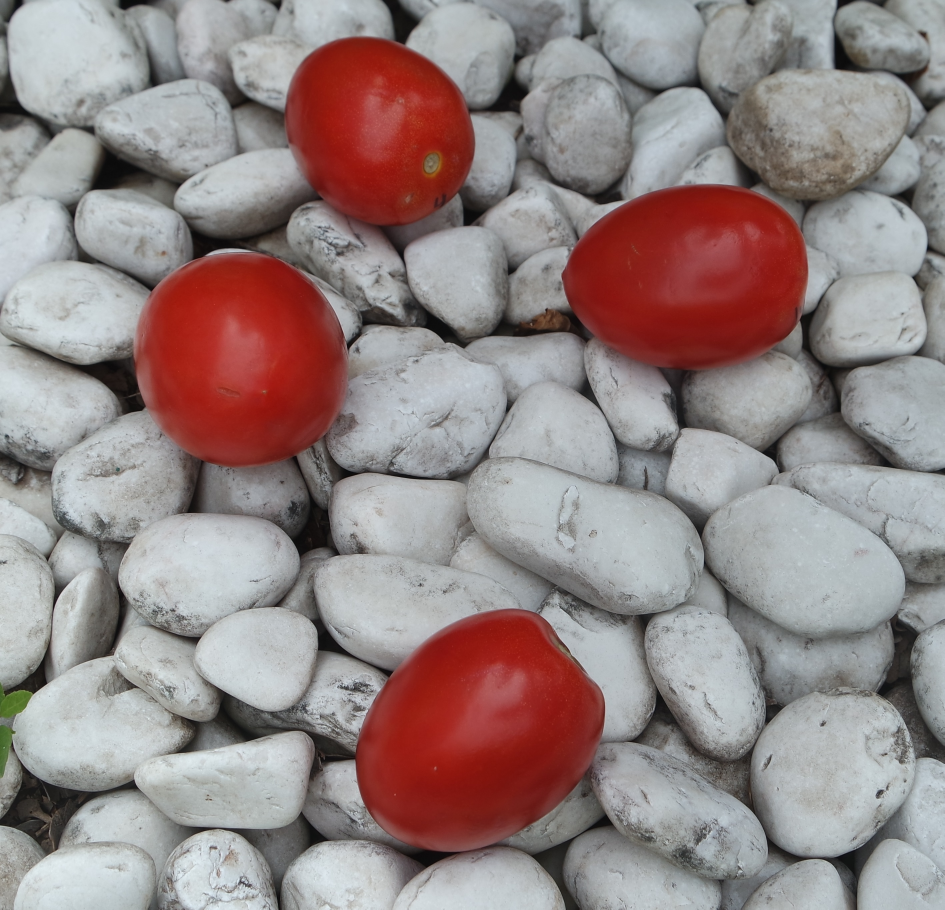
#> input picture Jit1.JPG, 2833 x 2729 px (shown at 1/3 size)
$ jupyter execute examen.ipynb
#> lines starting #> are read from the running program, lines starting #| are printed output that depends on the picture; after the words box and inside, x2 and y2 are one past the last pixel; in counts of white or black regions, pixels touching at a corner belong together
[cell 1]
import numpy as np
import cv2
import matplotlib.pyplot as plt

# Algoritmo Kmeans:
class Kmeans:
  def __init__(self, n_clusters, max_iter=100, random_state=120, centroid_ini=[]):
    self.n_clusters = n_clusters
    self.max_iter = max_iter
    self.random_state = random_state
    self.centroid_ini = centroid_ini

  def inicializar_centroides(self, img):
    if len(self.centroid_ini):
      return self.centroid_ini

    np.random.seed(self.random_state)
    random_indx = np.random.permutation(self.n_pixels) # Genera una permutacion aleatoria
    centroides = img[random_indx[:self.n_clusters]] # Inicializa los centroides en puntos aleatorios de la imagen
    return centroides

  def calcular_distancias(self, img, centroides):
    distancias = np.zeros((self.n_pixels, self.n_clusters)) # Matriz de distancia
    for k in range(self.n_clusters):
      distancias[:, k] = np.sum((img-centroides[k])**2, axis=1)**(1/2) # Distancia euclidiana
    return distancias

  def calc_cluster_mas_cercano(self, distancias):
    return np.argmin(distancias, axis=1)

  def calcular_centroides(self, img, labels, centroides_prev):
    centroides = np.zeros((self.n_clusters, img.shape[1]))
    for k in range(self.n_clusters):
      pixels_k = labels==k
      if np.all(pixels_k==False):
        centroides[k] = centroides_prev[k]
      else:
        centroides[k] = np.mean(img[labels==k], axis=0)
    return centroides

  def compute(self, img):
    self.n_pixels = img.shape[0]
    centroides = self.inicializar_centroides(img)

    for i in range(self.max_iter):
      centroides_prev = centroides
      distancias = self.calcular_distancias(img, centroides_prev)
      labels = self.calc_cluster_mas_cercano(distancias)
      centroides = self.calcular_centroides(img, labels, centroides_prev)
      if np.all(centroides_prev==centroides):
        break

    return labels, centroides

[cell 2]
img = cv2.imread('Jit1.JPG')
#> img is the input picture: shape (2729, 2833, 3); mean B, G, R 132.9, 133.5, 148.4
img = cv2.cvtColor(img, cv2.COLOR_BGR2RGB)

scale_percent = 30

width = int(img.shape[1]*scale_percent/100)
#> width = 849
height = int(img.shape[0]*scale_percent/100)
#> height = 818

img_r = cv2.resize(img, (width, height), interpolation=cv2.INTER_AREA)
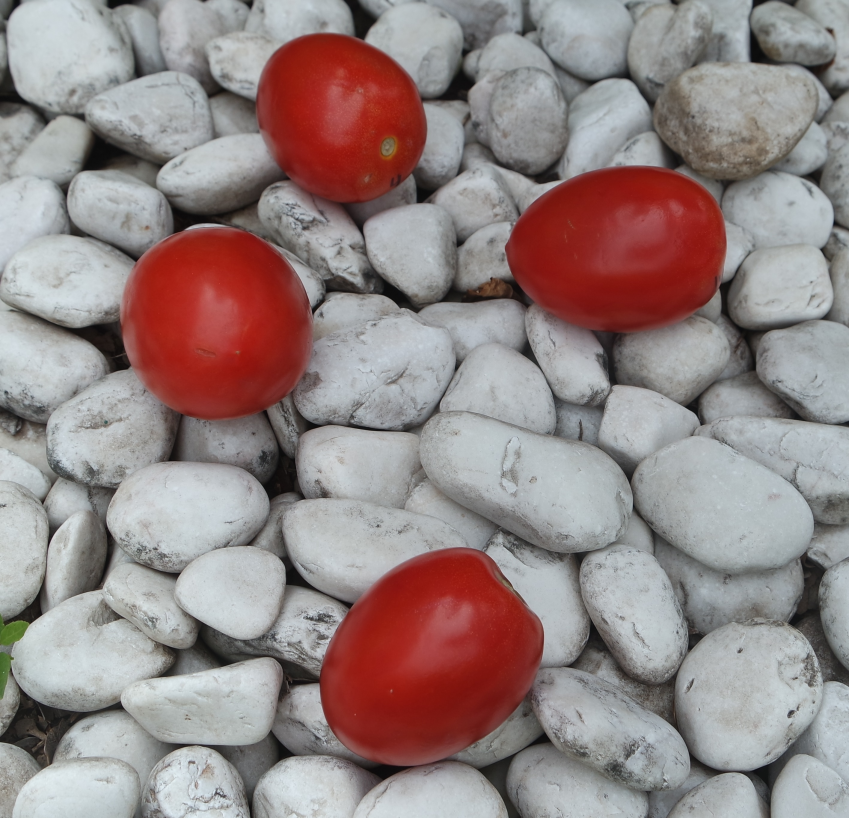
#> img_r: shape (818, 849, 3); mean R, G, B 148.4, 133.5, 132.9

img_blur = cv2.blur(img_r, (7,7))

plt.imshow(img_blur)
plt.show()

[cell 3]
img_clustering = img_blur.reshape(-1,3).copy()
n_clusters = 5

labels, centroides = Kmeans(n_clusters).compute(img_clustering)
#> in inicializar_centroides, `centroides = img[random_indx[:self.n_clusters]]`: centroides = [[126, 61, 56], [80, 77, 75], [205, 214, 219], [29, 28, 25], [157, 161, 165]]
#> centroides = [[185.7, 191.9, 194.1], [113.7, 109, 107.4], [154.4, 157.2, 157.9], [142.6, 36.4, 29.94], [58.74, 54.16, 51.72]]

for k in range(n_clusters):
    img_clustering[labels==k] = centroides[k]

img_clustering = np.uint8(img_clustering.reshape((img_r.shape[0],img_r.shape[1],3)))
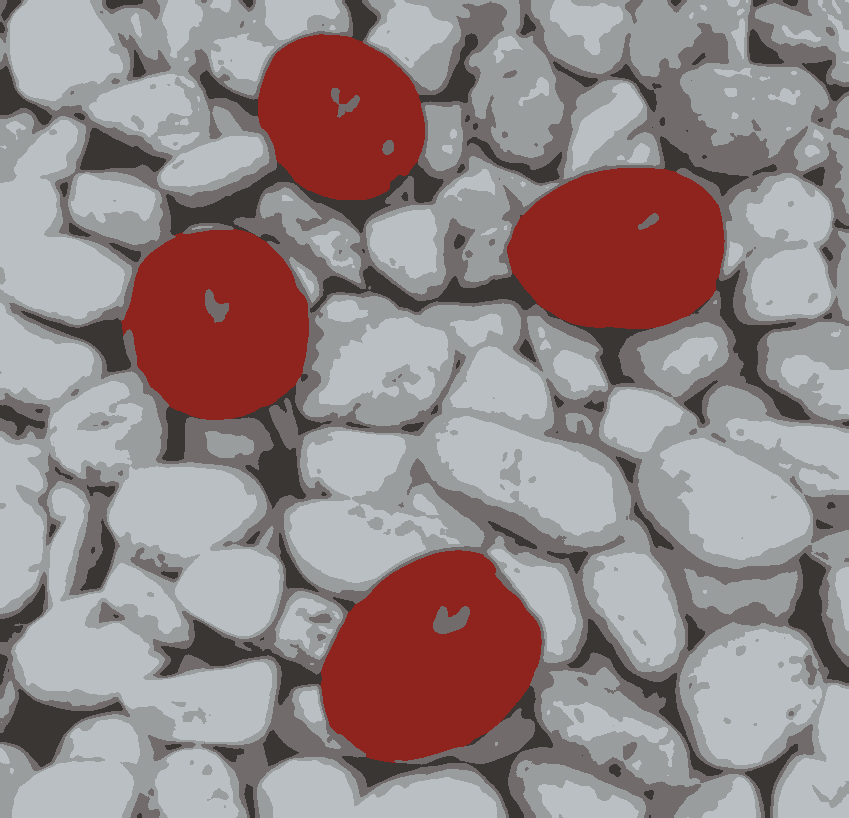
#> img_clustering: shape (818, 849, 3); mean R, G, B 147.9, 132.9, 132.4

[cell 4]
plt.imshow(img_clustering)

[cell 5]
np.uint8(centroides)
#> Out = [[185, 191, 194], [113, 108, 107], [154, 157, 157], [142, 36, 29], [58, 54, 51]]

Color de jitomates: [142,36,29] (centroide 3)

Ahora obtenemos las coordenadas de los pixeles pertenecientes a un jitomate:

[cell 6]
pixels_jitomates = np.transpose((np.all(img_clustering==np.uint8(centroides[3]), axis=2)).nonzero())
#> pixels_jitomates = 108931 pairs, first value 34 to 762, second value 121 to 724

[cell 7]
coord_labels, _ = Kmeans(4, random_state=22).compute(pixels_jitomates) # Agrupa los pixeles de cada jitomate
#> the loop in compute (call 2), `for i in range(self.max_iter):` made 4 passes
#> centroides_prev on pass 1: [[355, 242], [711, 384], [294, 162], [245, 714]]

[cell 8]
jitomates = []

for i in range(4):
    jitomates.append(pixels_jitomates[coord_labels==i])
#> after the loop, jitomates = 4 items

[cell 9]
img_jitomates = img_clustering.copy()

for i in range(4):
    color = np.random.randint(0,256,(3))
    img_jitomates[jitomates[i][:,0],jitomates[i][:,1]] = np.random.randint(0,256,(3))
    print(f"Jitomate {i} color: {color}")
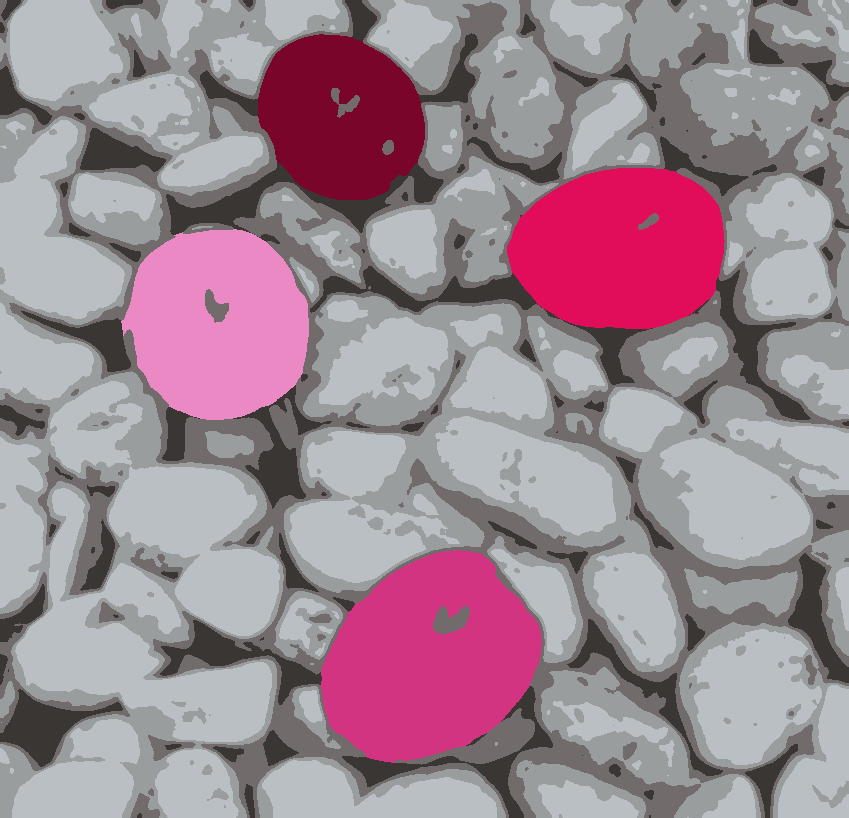
#> img_jitomates: shape (818, 849, 3); 15.69% of pixels changed, all inside (x1, y1, x2, y2) = (121, 34, 725, 763)

[cell 10]
plt.imshow(img_jitomates)
plt.show()

[cell 11]
def calcular_longitud(contornos, objetos):
    img_linea = img_r.copy()

    puntos = []
    distancia = []

    for i in objetos:
        countour_jit1 = []
        jit1 = jitomates[i]

        min_y = np.min(jit1[:,0])
        max_y = np.max(jit1[:,0])

        for y in range(min_y, max_y+1):
            fila = jit1[jit1[:,0]==y]

            izq = np.min(fila[:,1])
            der = np.max(fila[:,1])

            countour_jit1.append([y, izq])
            countour_jit1.append([y, der])

        min_x = np.min(jit1[:,1])
        max_x = np.max(jit1[:,1])

        for x in range(min_x, max_x+1):
            fila = jit1[jit1[:,1]==x]

            if len(fila):
                arriba = np.min(fila[:,0])
                abajo = np.max(fila[:,0])

                if not ([arriba, x] in countour_jit1):
                    countour_jit1.append([arriba, x])

                if not ([abajo, x] in countour_jit1):
                    countour_jit1.append([abajo, x])

        countour_jit1 = np.array(countour_jit1)

        distancias = []
        coordenadas = []

        for i in countour_jit1:
            for j in countour_jit1:
                distancias.append(int(((i[0]-j[0])**2+(i[1]-j[1])**2)**(1/2)))
                coordenadas.append([i,j])

        idx = np.argmax(distancias)
        p1 = coordenadas[idx][0]
        p2 = coordenadas[idx][1]

        x = np.array(range(min(p1[1],p2[1]),max(p1[1],p2[1])+1), np.int32)

        m = (p2[0]-p1[0])/(p2[1]-p1[1])

        c = p1[0]-m*p1[1]

        y = np.int32(m*x+c)

        for i in range(len(x)):
            img_linea[y[i]][x[i]] = np.array([0,0,0])
            img_linea[y[i]+1][x[i]] = np.array([0,0,0])
            img_linea[y[i]-1][x[i]] = np.array([0,0,0])
            img_linea[y[i]][x[i]+1] = np.array([0,0,0])
            img_linea[y[i]][x[i]-1] = np.array([0,0,0])

        puntos.append([p1,p2])
        distancia.append(np.max(distancias))
#> this loop made 2 passes
#> (min_y, max_y, min_x, max_x) on passes 1 to 2: (550, 762, 320, 541), (168, 328, 507, 724)
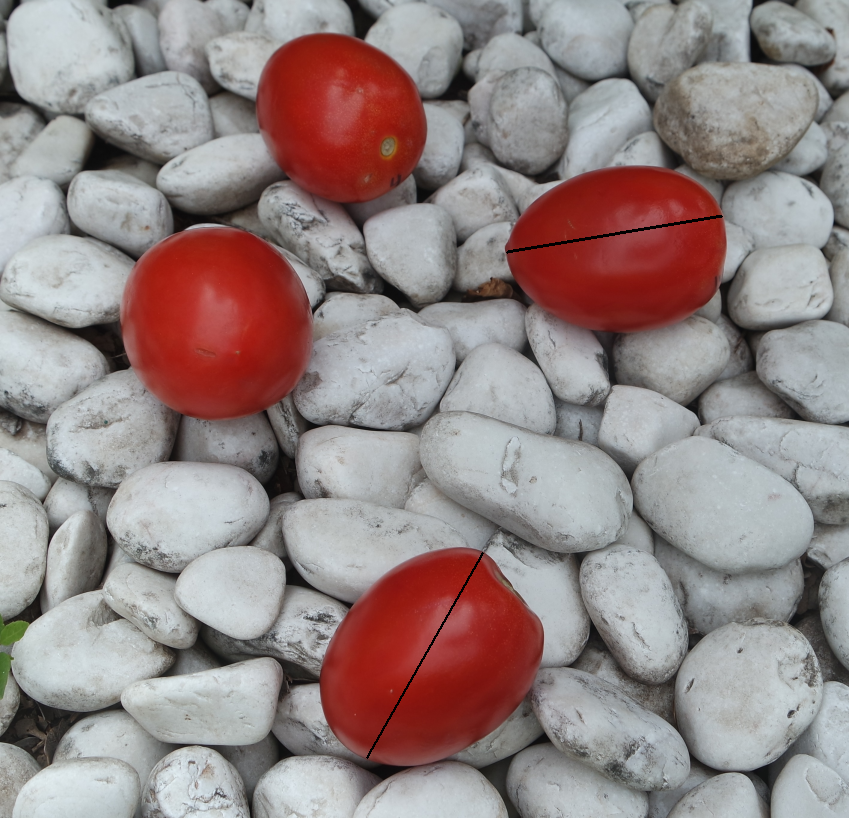
#> img_linea: shape (818, 849, 3); 0.17% of pixels changed, all inside (x1, y1, x2, y2) = (366, 215, 723, 759)
#> after the loop, distancia = [233, 217]; puntos = [[[554, 482], [757, 367]], [[216, 721], [252, 507]]]

    return img_linea, puntos, distancia

[cell 12]
img_linea, puntos, distancia = calcular_longitud(jitomates, [1,3])
#> distancia = [233, 217]

[cell 13]
plt.imshow(img_linea)

[cell 14]
print(f"Puntos de medicion: Jitomate 1: {puntos[0][0]},{puntos[0][1]}, distancia={distancia[0]} pixeles")
#| Puntos de medicion: Jitomate 1: [554 482],[757 367], distancia=233 pixeles
print(f"Puntos de medicion: Jitomate 3: {puntos[1][0]},{puntos[1][1]}, distancia={distancia[1]} pixeles")
#| Puntos de medicion: Jitomate 3: [216 721],[252 507], distancia=217 pixeles

[cell 15]
print(f"Distancia original jitomate 1: {distancia[0]//(scale_percent/100)}")
#| Distancia original jitomate 1: 776.0
print(f"Distancia original jitomate 3: {distancia[1]//(scale_percent/100)}")
#| Distancia original jitomate 3: 723.0
